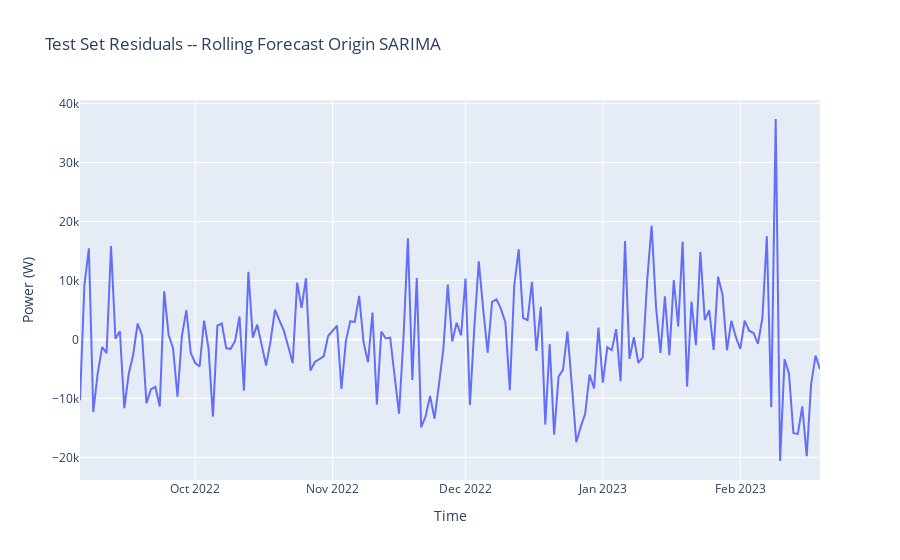

The notebook cell saved with this chart:
### Code cell
residuals_df_ts = test["peak_power_W"] - rolling_predictions

fig = go.Figure()
fig.add_trace(
    go.Scatter(x = residuals_df_ts.index,
               y = residuals_df_ts)
)
fig.update_layout(title = "Test Set Residuals -- Rolling Forecast Origin SARIMA", xaxis_title = "Time", yaxis_title = "Power (W)")
fig.show()
print("Residual Mean:", np.mean(residuals_df_ts))
print("Residual STD:", np.std(residuals_df_ts))

### Figure 1 — Plotly figure (JSON) as saved in the notebook; plotly's stock layout.template omitted (floating-point values rounded to 4 significant figures; data arrays with more than 128 entries replaced by an {"elided": "..."} marker saying what was removed)
{"data": [{"type": "scatter", "x": {"elided": "168 str values"}, "y": {"elided": "168 float values"}}], "layout": {"title": {"text": "Test Set Residuals -- Rolling Forecast Origin SARIMA"}, "xaxis": {"title": {"text": "Time"}}, "yaxis": {"title": {"text": "Power (W)"}}}}
